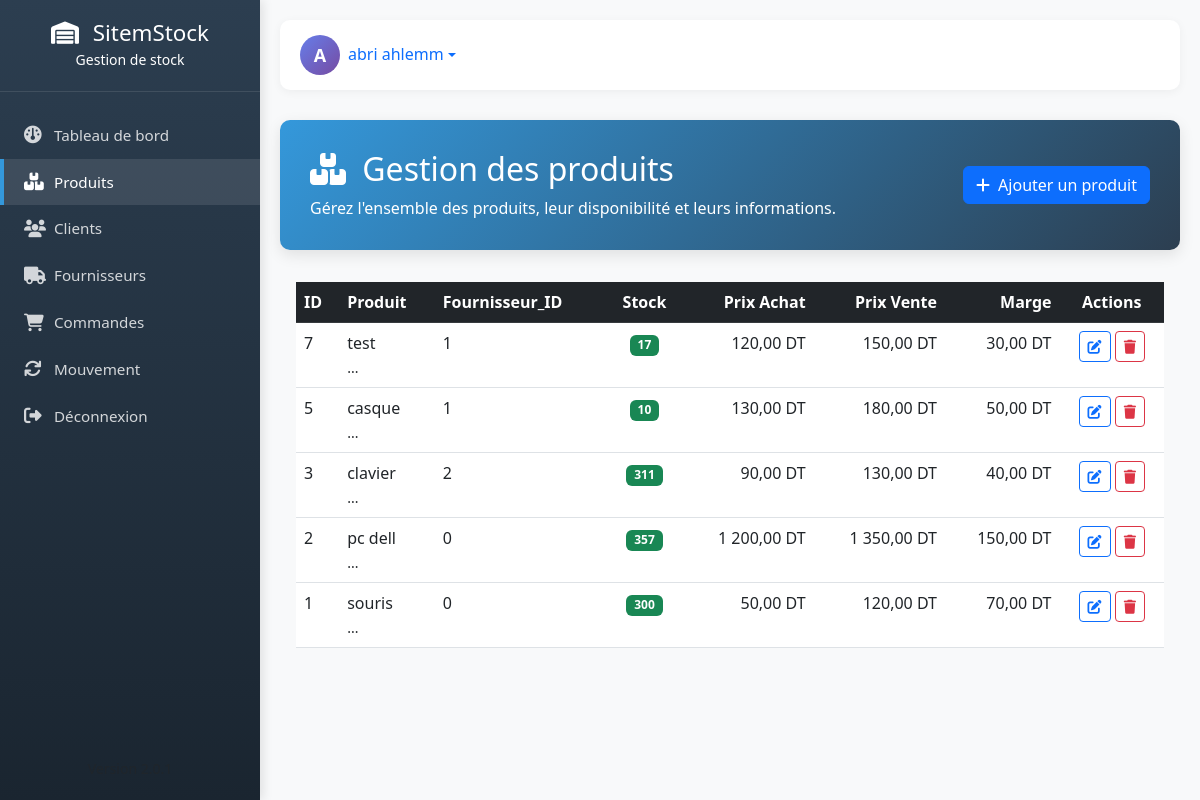
Page /produit.php (signed in) on the committed database.
### tables this page shows
CREATE TABLE `produit` (
  `id` int(20) NOT NULL,
  `nom` varchar(20) NOT NULL,
  `description` varchar(100) NOT NULL,
  `fournisseur_id` int(11) NOT NULL,
  `prix_achat` decimal(10,2) NOT NULL,
  `prix_vente` decimal(10,2) NOT NULL,
  `quantite_stock` int(11) NOT NULL,
  `created_at` timestamp NOT NULL DEFAULT current_timestamp()
);

### produit.php (the view, shortened to what this page needs)
<?php
$db = new PDO("mysql:host=localhost;dbname=sitemstock;charset=utf8", 'root', '');
$db->setAttribute(PDO::ATTR_ERRMODE, PDO::ERRMODE_EXCEPTION);
$produits = $db->query("SELECT * FROM produit ORDER BY id DESC")->fetchAll(PDO::FETCH_ASSOC);
?>
<!DOCTYPE html>
<html lang="fr">
<head>
<link href="https://cdn.jsdelivr.net/npm/bootstrap@5.3.0/dist/css/bootstrap.min.css" rel="stylesheet">
<link rel="stylesheet" href="https://cdnjs.cloudflare.com/ajax/libs/font-awesome/6.4.0/css/all.min.css">
<link rel="stylesheet" href="sidebar.css">
</head>
<body>
<div class="main-content">
<?php include 'sidebar.php'; ?>
<div class="welcome-section mb-3">
    <div class="row align-items-center">
        <div class="col-md-8">
            <h2><i class="fas fa-boxes me-2"></i> Gestion des produits</h2>
            <p class="mb-0">Gérez l'ensemble des produits, leur disponibilité et leurs informations.</p>
        </div>
        <div class="col-md-4 text-end">
            <button class="btn btn-primary" data-bs-toggle="modal" data-bs-target="#ajouterModal"><i class="fas fa-plus me-1"></i> Ajouter un produit</button>
        </div>
    </div>
</div>
<div class="table-container p-3">
    <div class="table-responsive">
        <table class="table table-hover">
            <thead class="table-dark">
                <tr >
                    <th>ID</th><th>Produit</th><th>Fournisseur_ID</th>
                    <th class="text-center">Stock</th><th class="text-end">Prix Achat</th><th class="text-end">Prix Vente</th>
                    <th class="text-end">Marge</th><th class="text-center">Actions</th>
                </tr>
            </thead>
            <tbody>
            <?php foreach($produits as $produit): ?>
                <tr>
                    <td><?= $produit['id'] ?></td>
                    <td><?= htmlspecialchars($produit['nom']) ?><br><small><?= htmlspecialchars(substr($produit['description'],0,50)) ?>...</small></td>
                    <td><?= htmlspecialchars($produit['fournisseur_id'] ?? 'Non défini') ?></td>
                    <td class="text-center">
                        <?php
                        $stock = $produit['quantite_stock'];
                        if($stock<=0) echo '<span class="badge bg-danger">Rupture</span>';
                        elseif($stock<=5) echo '<span class="badge bg-warning text-dark">'.$stock.'</span>';
                        else echo '<span class="badge bg-success">'.$stock.'</span>';
                        ?>
                    </td>
                    <td class="text-end"><?= number_format($produit['prix_achat'],2,',',' ') ?> DT</td>
                    <td class="text-end"><?= number_format($produit['prix_vente'],2,',',' ') ?> DT</td>
                    <td class="text-end"><?= number_format($produit['prix_vente']-$produit['prix_achat'],2,',',' ') ?> DT</td>
                    <td class="text-center">
                        <button class="btn btn-sm btn-outline-primary" data-bs-toggle="modal" data-bs-target="#modifierModal" onclick='chargerProduit(<?= json_encode($produit, JSON_HEX_APOS | JSON_HEX_QUOT); ?>)'><i class="fas fa-edit"></i></button>
                        <button class="btn btn-sm btn-outline-danger" data-bs-toggle="modal" data-bs-target="#supprimerModal" onclick="document.getElementById('sup_id').value=<?= $produit['id']; ?>;"><i class="fas fa-trash"></i></button>
                    </td>
                </tr>
            <?php endforeach; ?>
            </tbody>
        </table>
    </div>
</div>
</div>
</body>
</html>

### sidebar.css (style rules this page uses)
:root { --sidebar-width: 260px; --primary-color: #2c3e50; --secondary-color: #3498db; }
body { font-family: 'Segoe UI', Tahoma, Geneva, Verdana, sans-serif; background-color: #f8f9fa; overflow-x: hidden; }
.main-content { margin-left: var(--sidebar-width); padding: 20px; min-height: 100vh; }
.welcome-section { background: linear-gradient(135deg, var(--secondary-color), #2c3e50); color: white; padding: 30px; border-radius: 10px; margin-bottom: 30px; box-shadow: 0 5px 15px rgba(0,0,0,0.1); }

### rows in the picture
produit: id "7", nom "test", fournisseur "1", quantite_stock "17", prix_achat "120,00", prix_vente "150,00", $produit['prix_vente']-$produit['prix_achat'] "30,00"
produit: id "5", nom "casque", fournisseur "1", quantite_stock "10", prix_achat "130,00", prix_vente "180,00", $produit['prix_vente']-$produit['prix_achat'] "50,00"
produit: id "3", nom "clavier", fournisseur "2", quantite_stock "311", prix_achat "90,00", prix_vente "130,00", $produit['prix_vente']-$produit['prix_achat'] "40,00"
produit: id "2", nom "pc dell", fournisseur "0", quantite_stock "357", prix_achat "1 200,00", prix_vente "1 350,00", $produit['prix_vente']-$produit['prix_achat'] "150,00"
produit: id "1", nom "souris", fournisseur "0", quantite_stock "300", prix_achat "50,00", prix_vente "120,00", $produit['prix_vente']-$produit['prix_achat'] "70,00"

### other values in the picture
substr($userNom, 0, 1) "A"
$userNom "abri ahlemm"
